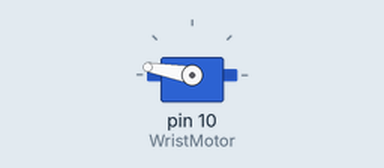
Bench run of a sketch on a simulated Arduino Uno, built with avr-gcc and run on an emulated ATmega328P. Parts: servo.

Above: at 0.05 s.
At 2.05 s:
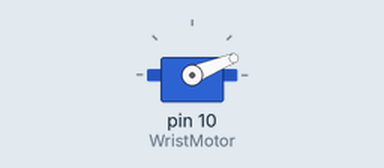
At 3.05 s:
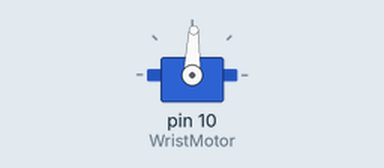
At 4.1 s:
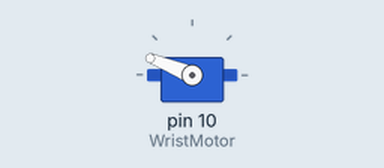
Timing chart, 0 to 5.6 s (numbered marks = the images above):
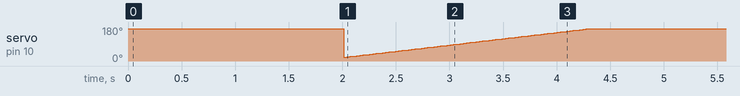

The sketch:

ClawTest2.ino
```cpp
#include "Servo.h"

//Servo GripMotor;  // create servo objects to control a servo
Servo WristMotor;

float pos = 90;    // variable to store the servo position

void setup()
{
 // GripMotor.attach(10);  // attaches the servo on pin 10 to the servo object
  WristMotor.attach(10);  // attaches the servo on pin 9 to the servo object
}

void loop()
{

  for(pos = 170; pos>= 20; pos-=pos)     // goes from 180 degrees to 0 degrees
  {
   // GripMotor.write(pos);              // tell servo to go to position in variable 'pos'
   // delay(15);                       // waits 15ms for the servo to reach the position
    WristMotor.write(pos);
    delay(15);       // waits 15ms for the servo to reach the position
  }
  delay(2000);
  for(pos = 20; pos <= 170; pos += 1) // goes from 0 degrees to 180 degrees
  {                                  // in steps of 1 degree
   // GripMotor.write(pos);              // tell servo to go to position in variable 'pos'
    //delay(15);       // waits 15ms for the servo to reach the position
    WristMotor.write(pos);
    delay(15);       // waits 15ms for the servo to reach the position
  }
}
```

Measured:
- by itself, servo on pin 10 (WristMotor): ramps from 20° to 170° and jumps back, once every 4.3 s
